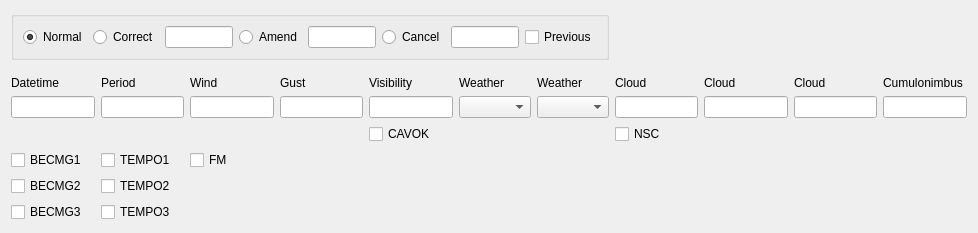
<?xml version="1.0" encoding="UTF-8"?>
<ui version="4.0">
 <class>Editor</class>
 <widget class="QWidget" name="Editor">
  <property name="geometry">
   <rect>
    <x>0</x>
    <y>0</y>
    <width>978</width>
    <height>206</height>
   </rect>
  </property>
  <property name="windowTitle">
   <string notr="true">PRIMARY</string>
  </property>
  <layout class="QGridLayout" name="gridLayout">
   <item row="3" column="1">
    <widget class="QLineEdit" name="period"/>
   </item>
   <item row="2" column="10">
    <widget class="QLabel" name="cbLabel">
     <property name="text">
      <string>Cumulonimbus</string>
     </property>
     <property name="buddy">
      <cstring>cb</cstring>
     </property>
    </widget>
   </item>
   <item row="3" column="8">
    <widget class="QLineEdit" name="cloud2"/>
   </item>
   <item row="2" column="6">
    <widget class="QLabel" name="weatherLabel">
     <property name="text">
      <string>Weather</string>
     </property>
     <property name="buddy">
      <cstring>weather</cstring>
     </property>
    </widget>
   </item>
   <item row="2" column="4">
    <widget class="QLabel" name="visLabel">
     <property name="text">
      <string>Visibility</string>
     </property>
     <property name="buddy">
      <cstring>vis</cstring>
     </property>
    </widget>
   </item>
   <item row="2" column="9">
    <widget class="QLabel" name="cloud3Label">
     <property name="text">
      <string>Cloud</string>
     </property>
     <property name="buddy">
      <cstring>cloud3</cstring>
     </property>
    </widget>
   </item>
   <item row="6" column="1">
    <widget class="QCheckBox" name="tempo2Checkbox">
     <property name="text">
      <string notr="true">TEMPO2</string>
     </property>
    </widget>
   </item>
   <item row="5" column="1">
    <widget class="QCheckBox" name="tempo1Checkbox">
     <property name="text">
      <string notr="true">TEMPO1</string>
     </property>
    </widget>
   </item>
   <item row="2" column="8">
    <widget class="QLabel" name="cloud2Label">
     <property name="text">
      <string>Cloud</string>
     </property>
     <property name="buddy">
      <cstring>cloud2</cstring>
     </property>
    </widget>
   </item>
   <item row="2" column="1">
    <widget class="QLabel" name="periodLabel">
     <property name="text">
      <string>Period</string>
     </property>
     <property name="buddy">
      <cstring>period</cstring>
     </property>
    </widget>
   </item>
   <item row="2" column="0">
    <widget class="QLabel" name="dateLabel">
     <property name="text">
      <string>Datetime</string>
     </property>
     <property name="buddy">
      <cstring>date</cstring>
     </property>
    </widget>
   </item>
   <item row="2" column="7">
    <widget class="QLabel" name="cloud1Label">
     <property name="text">
      <string>Cloud</string>
     </property>
     <property name="buddy">
      <cstring>cloud1</cstring>
     </property>
    </widget>
   </item>
   <item row="2" column="5">
    <widget class="QLabel" name="weatherWithIntensityLabel">
     <property name="text">
      <string>Weather</string>
     </property>
     <property name="buddy">
      <cstring>weatherWithIntensity</cstring>
     </property>
    </widget>
   </item>
   <item row="2" column="2">
    <widget class="QLabel" name="windLabel">
     <property name="text">
      <string>Wind</string>
     </property>
     <property name="buddy">
      <cstring>wind</cstring>
     </property>
    </widget>
   </item>
   <item row="5" column="0">
    <widget class="QCheckBox" name="becmg1Checkbox">
     <property name="text">
      <string notr="true">BECMG1</string>
     </property>
    </widget>
   </item>
   <item row="3" column="0">
    <widget class="QLineEdit" name="date"/>
   </item>
   <item row="3" column="4">
    <widget class="QLineEdit" name="vis"/>
   </item>
   <item row="3" column="2">
    <widget class="QLineEdit" name="wind"/>
   </item>
   <item row="3" column="10">
    <widget class="QLineEdit" name="cb"/>
   </item>
   <item row="7" column="0">
    <widget class="QCheckBox" name="becmg3Checkbox">
     <property name="text">
      <string notr="true">BECMG3</string>
     </property>
    </widget>
   </item>
   <item row="3" column="5">
    <widget class="QComboBox" name="weatherWithIntensity"/>
   </item>
   <item row="1" column="0" colspan="11">
    <spacer name="horizontalSpacer">
     <property name="orientation">
      <enum>Qt::Horizontal</enum>
     </property>
     <property name="sizeHint" stdset="0">
      <size>
       <width>40</width>
       <height>10</height>
      </size>
     </property>
    </spacer>
   </item>
   <item row="3" column="9">
    <widget class="QLineEdit" name="cloud3"/>
   </item>
   <item row="3" column="7">
    <widget class="QLineEdit" name="cloud1"/>
   </item>
   <item row="3" column="3">
    <widget class="QLineEdit" name="gust"/>
   </item>
   <item row="6" column="0">
    <widget class="QCheckBox" name="becmg2Checkbox">
     <property name="text">
      <string notr="true">BECMG2</string>
     </property>
    </widget>
   </item>
   <item row="7" column="1">
    <widget class="QCheckBox" name="tempo3Checkbox">
     <property name="text">
      <string notr="true">TEMPO3</string>
     </property>
    </widget>
   </item>
   <item row="4" column="4">
    <widget class="QCheckBox" name="cavok">
     <property name="text">
      <string notr="true">CAVOK</string>
     </property>
     <property name="checkable">
      <bool>true</bool>
     </property>
    </widget>
   </item>
   <item row="2" column="3">
    <widget class="QLabel" name="gustLabel">
     <property name="text">
      <string>Gust</string>
     </property>
     <property name="buddy">
      <cstring>gust</cstring>
     </property>
    </widget>
   </item>
   <item row="4" column="7">
    <widget class="QCheckBox" name="nsc">
     <property name="text">
      <string notr="true">NSC</string>
     </property>
    </widget>
   </item>
   <item row="3" column="6">
    <widget class="QComboBox" name="weather"/>
   </item>
   <item row="0" column="0" colspan="7">
    <widget class="QGroupBox" name="sortGroup">
     <property name="title">
      <string/>
     </property>
     <layout class="QHBoxLayout" name="horizontalLayout_3">
      <item>
       <widget class="QRadioButton" name="normal">
        <property name="text">
         <string>Normal</string>
        </property>
        <property name="checked">
         <bool>true</bool>
        </property>
       </widget>
      </item>
      <item>
       <widget class="QRadioButton" name="cor">
        <property name="text">
         <string>Correct</string>
        </property>
       </widget>
      </item>
      <item>
       <widget class="QLineEdit" name="ccc"/>
      </item>
      <item>
       <widget class="QRadioButton" name="amd">
        <property name="text">
         <string>Amend</string>
        </property>
       </widget>
      </item>
      <item>
       <widget class="QLineEdit" name="aaa"/>
      </item>
      <item>
       <widget class="QRadioButton" name="cnl">
        <property name="text">
         <string>Cancel</string>
        </property>
       </widget>
      </item>
      <item>
       <widget class="QLineEdit" name="aaaCnl"/>
      </item>
      <item>
       <widget class="QCheckBox" name="prev">
        <property name="text">
         <string>Previous</string>
        </property>
       </widget>
      </item>
     </layout>
    </widget>
   </item>
   <item row="5" column="8" rowspan="2" colspan="3">
    <layout class="QHBoxLayout" name="temperatureLayout">
     <item>
      <spacer name="horizontalSpacer_2">
       <property name="orientation">
        <enum>Qt::Horizontal</enum>
       </property>
       <property name="sizeType">
        <enum>QSizePolicy::MinimumExpanding</enum>
       </property>
       <property name="sizeHint" stdset="0">
        <size>
         <width>0</width>
         <height>20</height>
        </size>
       </property>
      </spacer>
     </item>
    </layout>
   </item>
   <item row="5" column="2">
    <widget class="QCheckBox" name="fmCheckbox">
     <property name="text">
      <string>FM</string>
     </property>
    </widget>
   </item>
  </layout>
 </widget>
 <tabstops>
  <tabstop>normal</tabstop>
  <tabstop>cor</tabstop>
  <tabstop>ccc</tabstop>
  <tabstop>amd</tabstop>
  <tabstop>aaa</tabstop>
  <tabstop>cnl</tabstop>
  <tabstop>aaaCnl</tabstop>
  <tabstop>date</tabstop>
  <tabstop>period</tabstop>
  <tabstop>wind</tabstop>
  <tabstop>gust</tabstop>
  <tabstop>vis</tabstop>
  <tabstop>cavok</tabstop>
  <tabstop>weatherWithIntensity</tabstop>
  <tabstop>weather</tabstop>
  <tabstop>cloud1</tabstop>
  <tabstop>cloud2</tabstop>
  <tabstop>cloud3</tabstop>
  <tabstop>cb</tabstop>
  <tabstop>nsc</tabstop>
 </tabstops>
 <resources/>
 <connections/>
</ui>
